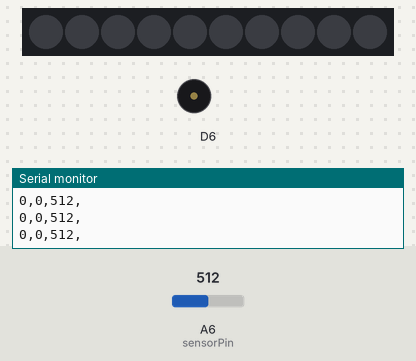
Recording of a sketch running on a simulated Adafruit Circuit Playground Express. Parts: 10 RGB LEDs in strip order, left to right, buzzer (waves = sounding), the last lines printed to the serial monitor. The test bench sets the inputs (shaded band); at power-on: A6 (sensorPin) = 512. Dim RGB values are drawn brighter than linear.

Above: at 1.2 s.
1.3 s: A6 (sensorPin) set to 785
2.8 s: A6 (sensorPin) set to 810
At 3.5 s:
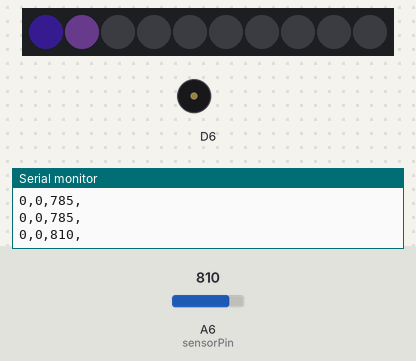
Timing chart, 0 to 11.3 s (numbered marks = the images above; inputs shaded):
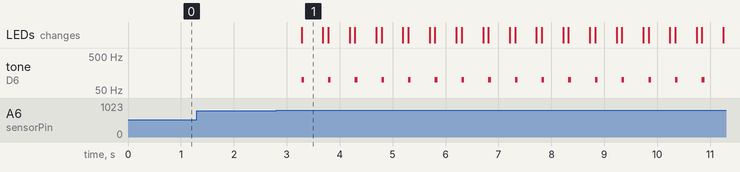

Measured:
- the behaviour switches between 799 and 800 on A6 (sensorPin) (found by bisection; images 0 and 1)
- after the input at 2.8 s, tone on D6: alternates 100 Hz for 0.05 s and silent for 0.45 s, starting after 0.48 s; the LEDs: change after 0.48 s (image 1)
- what the display in image 1 shows lasts 0.4 s, from 3.3 s to 3.7 s

The sketch:

sketch_analogNcap.ino
```cpp
/*
   https://learn.adafruit.com/circuit-playground-fruit-drums/hello-capacitive-touch
      By Manisha Laroia, Mentor: Kate Hartman,
   Advanced Wearables, Digital Futures OCAD University

   Circuit playground playtone-
   https://learn.adafruit.com/circuit-playground-music/the-circuit-playground-library
   Pitch notes- https://learn.adafruit.com/circuit-playground-music/the-sound-of-music

*/

#include <Adafruit_CircuitPlayground.h>

//for cap function
#define CAP_THRESHOLD   500
#define DEBOUNCE        250
int felt1val;
int felt2val;

//for analog function
int sensorPin = A6;    // select the input pin for the potentiometer
int ledPin = 13;      // select the pin for the LED
int sensorValue = 0;  // variable to store the value coming from the sensor


////////////////////////////////////////////////////////////////////////////
boolean capButton(uint8_t pad) {
  if (CircuitPlayground.readCap(pad) > CAP_THRESHOLD) {
    return true;
  } else {
    return false;
  }
}

////////////////////////////////////////////////////////////////////////////
void setup() {
  // Initialize serial.
  Serial.begin(9600);

  // Initialize Circuit Playground library.
  CircuitPlayground.begin();

  pinMode(ledPin, INPUT); //for analog function
}

////////////////////////////////////////////////////////////////////////////
void loop() {


  CircuitPlayground.setPixelColor(3, 0, 0, 0);
  CircuitPlayground.setPixelColor(8, 0, 0, 0);
  // Check if capacitive touch exceeds threshold.

  CircuitPlayground.setPixelColor(0, 0, 0, 0);
  CircuitPlayground.setPixelColor(1, 0, 0, 0);

  // read the switch value
  felt1val = capButton(6);
  // print out the switch value
  Serial.print(felt1val);
  // print a comma to separate the values
  Serial.print(",");

  felt2val = capButton(2);
  // print out the switch value
  Serial.print(felt2val);
  // print a comma to separate the values
  Serial.print(",");

  sensorValue = analogRead(sensorPin);
  // print out the switch value
  Serial.print(sensorValue);
  // print a comma to separate the values
  Serial.println(",");

  delay(100); // the delay is necessary for the serial communication

  digitalWrite(ledPin, HIGH);
  // turn the ledPin off:
  digitalWrite(ledPin, LOW);
  // stop the program for for <sensorValue> milliseconds:

  //the threshld changes based on how the sensor is made and attached.
  if (sensorValue >= 800) {
    sensor1();
  }
  //
  //  if (sensorValue < 100) {
  //    sensorOff();
  //  }

  delay(100);

  if (capButton(6)) {
    felt1();
  }

  if (capButton(2)) {
    felt2();
  }
  // But not too often.
  delay(DEBOUNCE);
}

void felt1() {
  //  Serial.println("Touched!");
  CircuitPlayground.playTone(440, 100);
  CircuitPlayground.setPixelColor(3, 120, 63, 150);
}

void felt2() {
  //  Serial.println("Touched!");
  CircuitPlayground.playTone(900, 20);
  CircuitPlayground.setPixelColor(8, 200, 63, 50);
}

void sensor1() {
  CircuitPlayground.setPixelColor(0, 80, 38, 200);
  CircuitPlayground.setPixelColor(1, 120, 63, 150);
  CircuitPlayground.playTone(100, 50);
}

//void sensorOff() {
//  CircuitPlayground.clearPixels();
////  CircuitPlayground.playTone(0, 0);
//}
```
